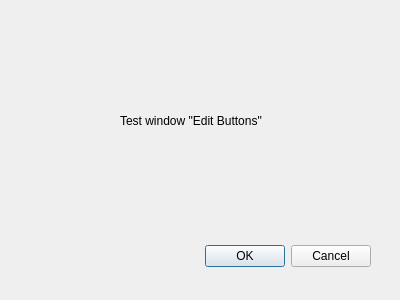
<?xml version="1.0" encoding="UTF-8"?>
<ui version="4.0">
 <class>testwindow</class>
 <widget class="QDialog" name="testwindow">
  <property name="geometry">
   <rect>
    <x>0</x>
    <y>0</y>
    <width>400</width>
    <height>300</height>
   </rect>
  </property>
  <property name="windowTitle">
   <string>Dialog</string>
  </property>
  <widget class="QDialogButtonBox" name="buttonBox">
   <property name="geometry">
    <rect>
     <x>30</x>
     <y>240</y>
     <width>341</width>
     <height>32</height>
    </rect>
   </property>
   <property name="orientation">
    <enum>Qt::Horizontal</enum>
   </property>
   <property name="standardButtons">
    <set>QDialogButtonBox::Cancel|QDialogButtonBox::Ok</set>
   </property>
  </widget>
  <widget class="QLabel" name="label">
   <property name="geometry">
    <rect>
     <x>120</x>
     <y>100</y>
     <width>181</width>
     <height>41</height>
    </rect>
   </property>
   <property name="text">
    <string>Test window &quot;Edit Buttons&quot;</string>
   </property>
  </widget>
 </widget>
 <resources/>
 <connections>
  <connection>
   <sender>buttonBox</sender>
   <signal>accepted()</signal>
   <receiver>testwindow</receiver>
   <slot>accept()</slot>
   <hints>
    <hint type="sourcelabel">
     <x>248</x>
     <y>254</y>
    </hint>
    <hint type="destinationlabel">
     <x>157</x>
     <y>274</y>
    </hint>
   </hints>
  </connection>
  <connection>
   <sender>buttonBox</sender>
   <signal>rejected()</signal>
   <receiver>testwindow</receiver>
   <slot>reject()</slot>
   <hints>
    <hint type="sourcelabel">
     <x>316</x>
     <y>260</y>
    </hint>
    <hint type="destinationlabel">
     <x>286</x>
     <y>274</y>
    </hint>
   </hints>
  </connection>
 </connections>
</ui>
